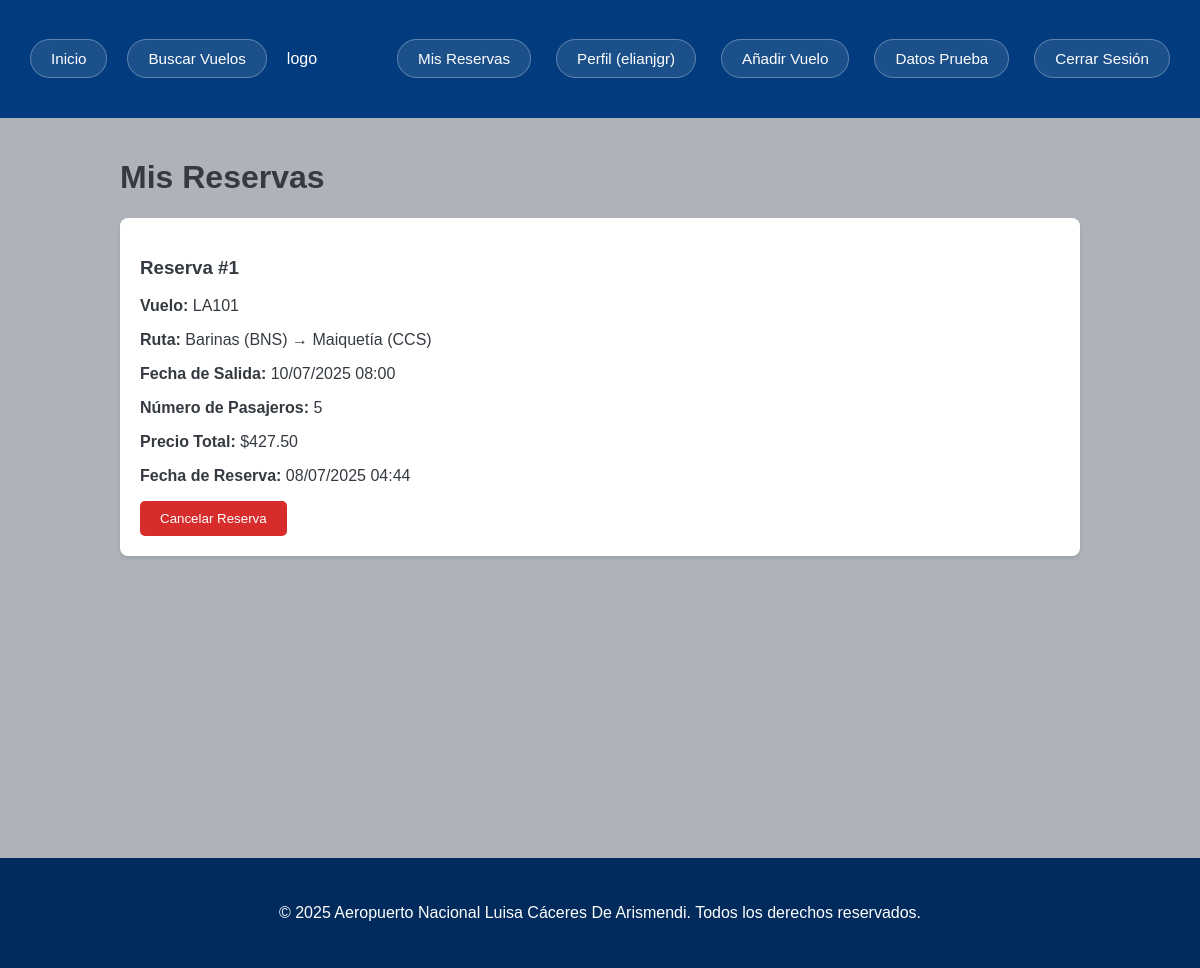
Page /my_bookings (signed in) on the committed database.
### app.py (models this page shows, shortened)
class User(db.Model, UserMixin):
    id = db.Column(db.Integer, primary_key=True)
    username = db.Column(db.String(20), unique=True, nullable=False)
    email = db.Column(db.String(120), unique=True, nullable=False)
    password_hash = db.Column(db.String(128), nullable=False)
    first_name = db.Column(db.String(50), nullable=True)  # Nombre
    last_name = db.Column(db.String(50), nullable=True)   # Apellido
    phone_number = db.Column(db.String(20), nullable=True) # Número de teléfono
    address = db.Column(db.String(200), nullable=True)     # Dirección

class Booking(db.Model):
    id = db.Column(db.Integer, primary_key=True)
    user_id = db.Column(db.Integer, db.ForeignKey('user.id'), nullable=False)
    flight_id = db.Column(db.Integer, db.ForeignKey('flight.id'), nullable=False)
    booking_date = db.Column(db.DateTime, nullable=False, default=datetime.utcnow)
    num_passengers = db.Column(db.Integer, nullable=False, default=1)
    total_price = db.Column(db.Float, nullable=False)
    status = db.Column(db.String(50), nullable=False, default='Confirmed')
    user = db.relationship('User', backref='bookings', lazy=True)
    flight = db.relationship('Flight', backref='bookings', lazy=True)

class Flight(db.Model):
    id = db.Column(db.Integer, primary_key=True)
    flight_number = db.Column(db.String(20), unique=True, nullable=False)
    origin_airport_id = db.Column(db.Integer, db.ForeignKey('airport.id'), nullable=False)
    destination_airport_id = db.Column(db.Integer, db.ForeignKey('airport.id'), nullable=False)
    airline_id = db.Column(db.Integer, db.ForeignKey('airline.id'), nullable=False)
    departure_datetime = db.Column(db.DateTime, nullable=False)
    arrival_datetime = db.Column(db.DateTime, nullable=False)
    price = db.Column(db.Float, nullable=False)
    total_seats = db.Column(db.Integer, nullable=False, default=0)
    available_seats = db.Column(db.Integer, nullable=False, default=0)
    origin_airport = db.relationship('Airport', foreign_keys=[origin_airport_id], backref='departing_flights', lazy=True)
    destination_airport = db.relationship('Airport', foreign_keys=[destination_airport_id], backref='arriving_flights', lazy=True)
    airline = db.relationship('Airline', backref='flights', lazy=True)

class Airport(db.Model):
    id = db.Column(db.Integer, primary_key=True)
    code = db.Column(db.String(3), unique=True, nullable=False)
    name = db.Column(db.String(100), nullable=False)
    city = db.Column(db.String(100), nullable=False)
    country = db.Column(db.String(100), nullable=False)

### app.py (the view)
@app.route('/my_bookings')
@login_required
def my_bookings():
    user_bookings = Booking.query.filter_by(user=current_user).order_by(Booking.booking_date.desc()).all()
    return render_template('my_bookings.html', bookings=user_bookings)

### app.py (called while the page is built)
@login_manager.user_loader
def load_user(user_id):
    return User.query.get(int(user_id))

def is_admin():
    return current_user.is_authenticated and current_user.id == 1

@app.context_processor
def inject_global_data():
    return dict(
        is_admin=is_admin(),
        now=datetime.now(),
        current_user=current_user
    )

### templates/my_bookings.html (shortened to what this page needs)
{% extends "base.html" %}
{% block content %}
    <h1>Mis Reservas</h1>
    {% if bookings %}
        <div class="booking-list">
            {% for booking in bookings %}
                <div class="booking-card card">
                    <h3>Reserva #{{ booking.id }}</h3>
                    <p><strong>Vuelo:</strong> {{ booking.flight.flight_number }}</p>
                    <p><strong>Ruta:</strong> {{ booking.flight.origin_airport.city }} ({{ booking.flight.origin_airport.code }}) &rarr; {{ booking.flight.destination_airport.city }} ({{ booking.flight.destination_airport.code }})</p>
                    <p><strong>Fecha de Salida:</strong> {{ booking.flight.departure_datetime.strftime('%d/%m/%Y %H:%M') }}</p>
                    <p><strong>Número de Pasajeros:</strong> {{ booking.num_passengers }}</p>
                    <p><strong>Precio Total:</strong> ${{ "%.2f"|format(booking.total_price) }}</p>
                    <p><strong>Fecha de Reserva:</strong> {{ booking.booking_date.strftime('%d/%m/%Y %H:%M') }}</p>
                    <form action="{{ url_for('cancel_booking', booking_id=booking.id) }}" method="POST" style="display:inline-block;">
                        <button type="submit" class="btn btn-danger">Cancelar Reserva</button>
                    </form>
                </div>
            {% endfor %}
        </div>
    {% else %}
        <p class="card">Aún no tienes reservas de vuelos. <a href="{{ url_for('search_flights') }}">¡Busca uno ahora!</a></p>
    {% endif %}
{% endblock %}

### templates/base.html (shortened to what this page needs)
<!DOCTYPE html>
<html lang="es">
  <head>
    <link
      rel="stylesheet"
      href="{{ url_for('static', filename='css/style.css') }}"
    />
  </head>
  <body>
    <header>
      <div class="container header-flex-container">
        <nav class="main-nav">
          <ul>
            <li><a href="{{ url_for('home') }}">Inicio</a></li>
          </ul>
        </nav>
        <nav class="main-nav">
          <ul>
            <li><a href="{{ url_for('search_flights') }}">Buscar Vuelos</a></li>
          </ul>
        </nav>
        <div class="logo">logo</div>
        <nav class="user-auth-nav">
          <ul>
            {% if current_user.is_authenticated %}
            <li><a href="{{ url_for('my_bookings') }}">Mis Reservas</a></li>
            <li>
              <a href="{{ url_for('profile') }}"
                >Perfil ({{ current_user.username }})</a
              >
            </li>
            {% if is_admin %}
            <li><a href="{{ url_for('add_flight') }}">Añadir Vuelo</a></li>
            <li><a href="{{ url_for('add_test_data') }}">Datos Prueba</a></li>
            {% endif %}
            <li><a href="{{ url_for('logout') }}">Cerrar Sesión</a></li>
            {% else %}
            <li><a href="{{ url_for('register') }}">Registrarse</a></li>
            <li><a href="{{ url_for('login') }}">Iniciar Sesión</a></li>
            {% endif %}
          </ul>
        </nav>
      </div>
    </header>
    <main class="container">
       {% block content %}{% endblock %}
    </main>
    <footer>
      <div class="container">
        <p>
          &copy; {{ now.year }} Aeropuerto Nacional Luisa Cáceres De Arismendi.
          Todos los derechos reservados.
        </p>
      </div>
    </footer>
  </body>
</html>

### static/css/style.css (style rules this page uses)
body { font-family: Arial, sans-serif; margin: 0; padding: 0; background-color: #adb3b9; color: #343A40; }
.container { max-width: 960px; margin: 0 auto; padding: 20px; }
header { background-color: #023c7e; color: white; padding: 50px 0; }
.header-flex-container { display: flex; justify-content: space-between; align-items: center; max-width: 1400px; margin: 0 auto; padding: 0 30px; flex-wrap: wrap; gap: 20px; }
.main-nav ul, .user-auth-nav ul { list-style: none; margin: 0; padding: 0; display: flex; flex-wrap: wrap; gap: 25px; justify-content: center; }
.user-auth-nav { flex-grow: 0; display: flex; justify-content: flex-end; align-items: center; margin-left: auto; }
nav ul li a { color: white; text-decoration: none; padding: 10px 20px; border-radius: 25px; transition: background-color 0.3s ease, transform 0.2s ease, box-shadow 0.2s ease; background-color: rgba(255, 255, 255, 0.1); border: 1px solid rgba(255, 255, 255, 0.3); font-weight: normal; white-space: nowrap; font-size: 0.95em; outline: none; }
main { padding-top: 20px; min-height: calc(100vh - 120px); }
footer { background-color: #002B5C; color: white; text-align: center; padding: 10px 0; margin-top: 20px; }
.btn { display: inline-block; background-color: #D82C2C; color: white; padding: 10px 20px; text-decoration: none; border-radius: 5px; border: none; cursor: pointer; transition: background-color 0.3s ease; }
.card { background-color: white; padding: 20px; border-radius: 8px; box-shadow: 0 2px 4px rgba(0,0,0,0.1); margin-bottom: 20px; }

### rows in the picture
User: username "elianjgr"
Booking: id "1", flight.flight_number "LA101", flight.origin_airport.city "Barinas", flight.origin_airport.code "BNS", flight.destination_airport.city "Maiquetía", flight.destination_airport.code "CCS", flight.departure_datetime "10/07/2025 08:00", num_passengers "5", total_price "427.50", booking_date "08/07/2025 04:44"
